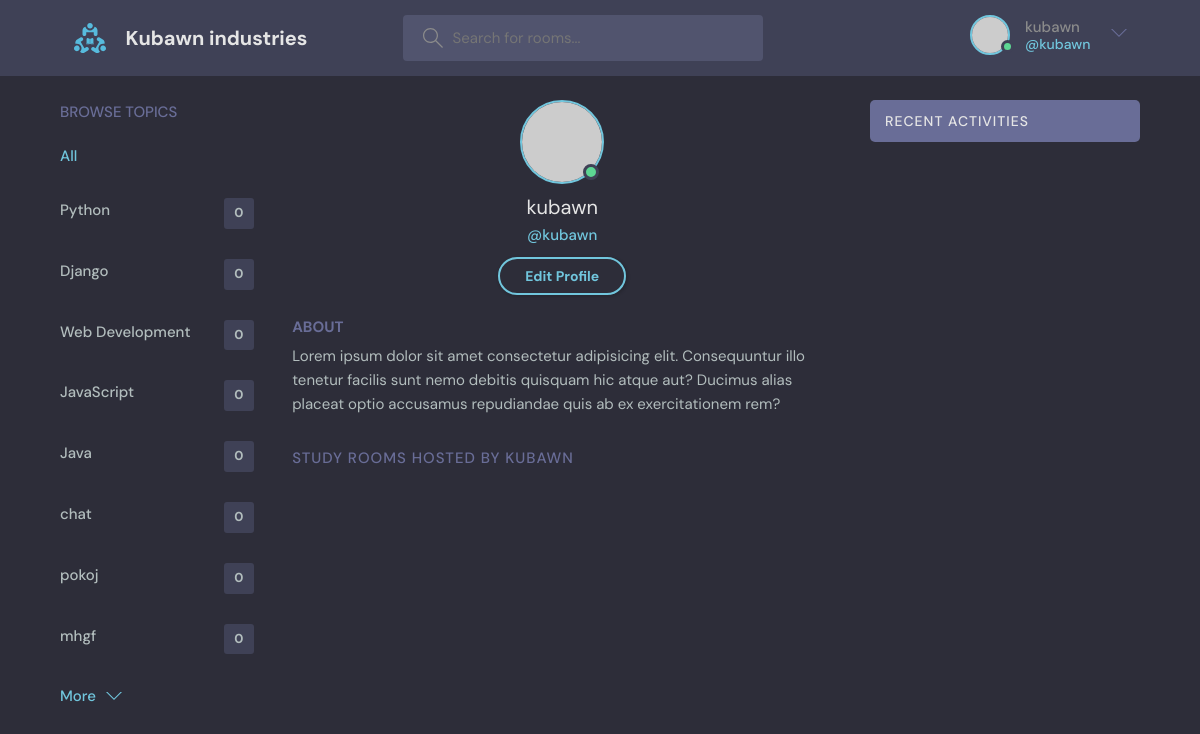
Screenshot of /profile/1 (signed in) with the database file from the repository.
### base/models.py (models this page shows, shortened)
class Topic(models.Model):
    name = models.CharField(max_length=200)

### base/views.py (the view)
# urls.py: path('profile/<str:pk>', views.userProfile, name="user-profile"),
def userProfile(request, pk):
    user = User.objects.get(id=pk)
    rooms = user.room_set.all()
    room_messages = user.message_set.all()
    topics = Topic.objects.all()
    context = {'user':user, 'rooms':rooms, 'room_messages':room_messages, 'topics':topics}
    return render(request, 'base/profile.html', context)

### base/templates/base/profile.html (shortened to what this page needs)
{% extends 'main.html' %}
{% block content %}
  <main class="profile-page layout layout--3">
    <div class="container">
      {% include 'base/topics_component.html'%}
      <div class="roomList">
        <div class="profile">
          <div class="profile__avatar">
            <div class="avatar avatar--large active">
              <img src="https://randomuser.me/api/portraits/men/11.jpg" />
            </div>
          </div>
          <div class="profile__info">
            <h3>{{user.username}}</h3>
            <p>@{{user.username}}</p>
            <a href="edit-user.html" class="btn btn--main btn--pill">Edit Profile</a>
          </div>
          <div class="profile__about">
            <h3>About</h3>
            <p>
              Lorem ipsum dolor sit amet consectetur adipisicing elit. Consequuntur illo tenetur
              facilis sunt nemo debitis quisquam hic atque aut? Ducimus alias placeat optio
              accusamus repudiandae quis ab ex exercitationem rem?
            </p>
          </div>
        </div>
        <div class="roomList__header">
          <div>
            <h2>Study Rooms Hosted by {{user.username}}</a>
            </h2>
          </div>
        </div>
      </div>
      {% include 'base/activity_component.html'%}
    </div>
  </main>
{% endblock content %}

### templates/navbar.html (shortened to what this page needs)
{% load static%}
<header class="header header--loggedIn">
    <div class="container">
      <a href="{% url 'home' %}" class="header__logo">
        <img src="{% static 'images/logo.svg' %}" />
        <h1>Kubawn industries</h1>
      </a>
      <form class="header__search" method="GET" action="{% url 'home' %}">
        <label>
          <input name = "q" placeholder="Search for rooms..." />
        </label>
      </form>
      <nav class="header__menu">
        {% if user.is_authenticated %}
        <div class="header__user">
          <a href="profile.html">
            <div class="avatar avatar--medium active">
              <img src="https://randomuser.me/api/portraits/men/37.jpg" />
            </div>
            <p>{{request.user.username}} <span>@{{request.user.username}}</span></p>
          </a>
          <button class="dropdown-button">
            <svg version="1.1" xmlns="http://www.w3.org/2000/svg" width="32" height="32" viewBox="0 0 32 32">
              <title>chevron-down</title>
              <path d="M16 21l-13-13h-3l16 16 16-16h-3l-13 13z"></path>
            </svg>
          </button>
        </div>
        {% else %}
        <a href="{% url 'login' %}">
            <img src="{% static 'images/avatar.svg'%}" />
            <p>Login</p>
        </a>
        {% endif %}
      </nav>
    </div>
  </header>

### base/templates/base/topics_component.html
<div class="topics">
    <div class="topics__header">
      <h2>Browse Topics</h2>
    </div>
    <ul class="topics__list">
      <li>
        <a href="{% url 'home' %}" class="active">All</a>
      </li>
      {% for topic in topics %}
      <li>
        <a href="{% url 'home'%}?q={{topic.name}}">{{topic.name}}<span>{{topic.room_set.all.count}}</span></a>
      </li>
      {% endfor %}
    </ul>
    <a class="btn btn--link" href="topics.html">
      More
      <svg version="1.1" xmlns="http://www.w3.org/2000/svg" width="32" height="32" viewBox="0 0 32 32">
        <title>chevron-down</title>
        <path d="M16 21l-13-13h-3l16 16 16-16h-3l-13 13z"></path>
      </svg>
    </a>
  </div>

### rows the page displays
Topic: name "Python", room_set.all.count "0"
Topic: name "Django", room_set.all.count "0"
Topic: name "Web Development", room_set.all.count "0"
Topic: name "JavaScript", room_set.all.count "0"
Topic: name "Java", room_set.all.count "0"
Topic: name "chat", room_set.all.count "0"
Topic: name "pokoj", room_set.all.count "0"
Topic: name "mhgf", room_set.all.count "0"

### other values shown
{{ request.user.username }} "kubawn"
{{ user.username }} "kubawn"
{{ user.username }} "KUBAWN"
